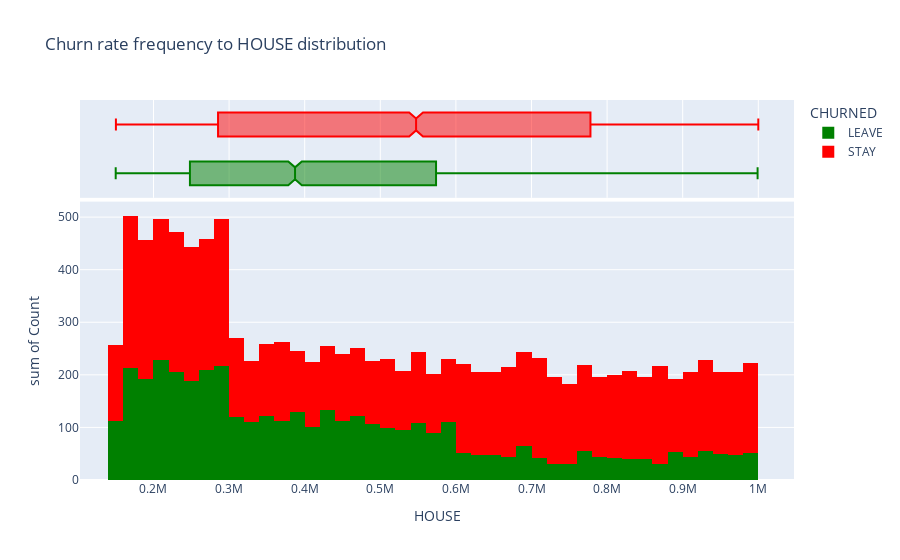

This figure's notebook cell:
### Code cell
hist('HOUSE')

### Figure 1 — Plotly figure (JSON) as saved in the notebook; plotly's stock layout.template omitted (floating-point values rounded to 4 significant figures; data arrays with more than 128 entries replaced by an {"elided": "..."} marker saying what was removed)
{"data": [{"alignmentgroup": "True", "bingroup": "x", "histfunc": "sum", "hovertemplate": "CHURNED=LEAVE<br>HOUSE=%{x}<br>sum of Count=%{y}<extra></extra>", "legendgroup": "LEAVE", "marker": {"color": "green", "pattern": {"shape": ""}}, "name": "LEAVE", "offsetgroup": "LEAVE", "orientation": "v", "showlegend": true, "type": "histogram", "x": {"elided": "3259 int values"}, "xaxis": "x", "y": {"elided": "3259 int values"}, "yaxis": "y"}, {"alignmentgroup": "True", "hovertemplate": "CHURNED=LEAVE<br>HOUSE=%{x}<extra></extra>", "legendgroup": "LEAVE", "marker": {"color": "green"}, "name": "LEAVE", "notched": true, "offsetgroup": "LEAVE", "showlegend": false, "type": "box", "x": {"elided": "3259 int values"}, "xaxis": "x2", "yaxis": "y2"}, {"alignmentgroup": "True", "bingroup": "x", "histfunc": "sum", "hovertemplate": "CHURNED=STAY<br>HOUSE=%{x}<br>sum of Count=%{y}<extra></extra>", "legendgroup": "STAY", "marker": {"color": "red", "pattern": {"shape": ""}}, "name": "STAY", "offsetgroup": "STAY", "orientation": "v", "showlegend": true, "type": "histogram", "x": {"elided": "7166 int values"}, "xaxis": "x", "y": {"elided": "7166 int values"}, "yaxis": "y"}, {"alignmentgroup": "True", "hovertemplate": "CHURNED=STAY<br>HOUSE=%{x}<extra></extra>", "legendgroup": "STAY", "marker": {"color": "red"}, "name": "STAY", "notched": true, "offsetgroup": "STAY", "showlegend": false, "type": "box", "x": {"elided": "7166 int values"}, "xaxis": "x2", "yaxis": "y2"}], "layout": {"barmode": "relative", "legend": {"title": {"text": "CHURNED"}, "tracegroupgap": 0}, "title": {"text": "Churn rate frequency to HOUSE distribution"}, "xaxis": {"anchor": "y", "domain": [0, 1], "title": {"text": "HOUSE"}}, "xaxis2": {"anchor": "y2", "domain": [0, 1], "matches": "x", "showgrid": true, "showticklabels": false}, "yaxis": {"anchor": "x", "domain": [0, 0.7326], "title": {"text": "sum of Count"}}, "yaxis2": {"anchor": "x2", "domain": [0.7426, 1], "matches": "y2", "showgrid": false, "showline": false, "showticklabels": false, "ticks": ""}}}
